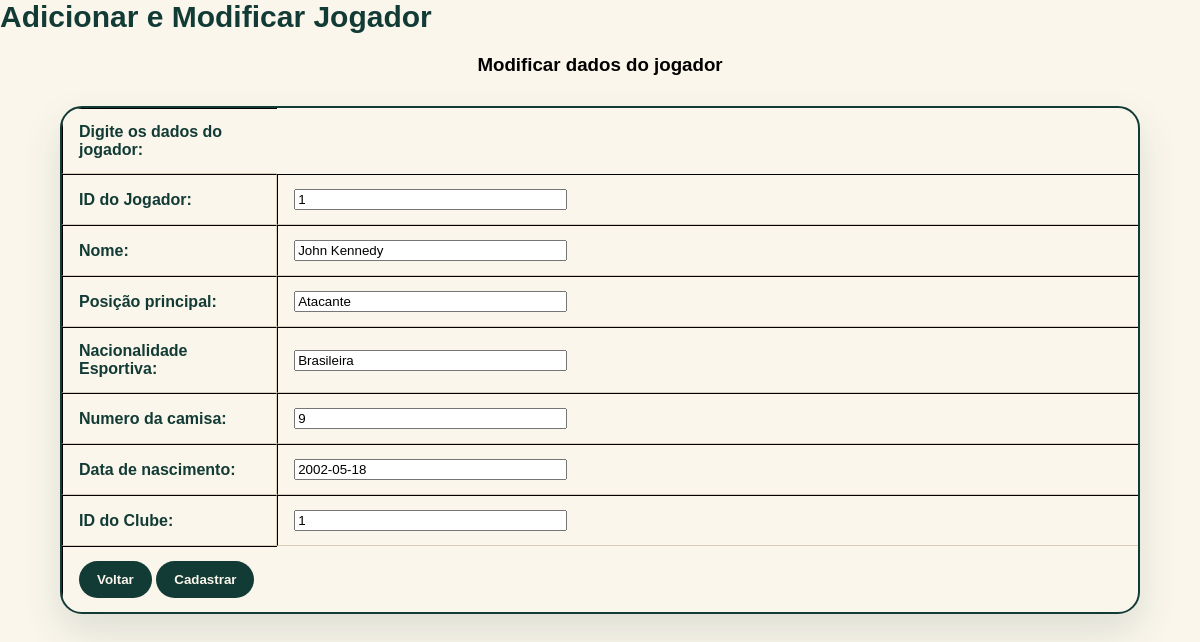
The page /adicionarJogador.php?codigo=1 on the database its author committed.
### tables this page shows
CREATE TABLE IF NOT EXISTS Jogador (
    idJogador INT NOT NULL,
    nome VARCHAR(50) NOT NULL,
    posicaoPrincipal VARCHAR(30) NOT NULL,
    nacionalidadeEsportiva VARCHAR(30) NOT NULL,
    numeroCamisa DECIMAL(2) NULL,
    dataNascimento DATE NOT NULL,
    idClube INT NOT NULL,
    INDEX fk_Jogador_Clube1_idx (idClube ASC) VISIBLE,
    PRIMARY KEY (idJogador),
    CONSTRAINT fk_Jogador_Clube1 FOREIGN KEY (idClube) REFERENCES Clube (idClube) ON DELETE RESTRICT ON UPDATE NO ACTION
);

### adicionarJogador.php (the view, shortened to what this page needs)
<html>
    <head>
    </head>
    <body>
        <h1 id="titulo">Adicionar e Modificar Jogador</h1>
        <form action="addJogador.php" method="POST">
            <?php
                if(isset($_GET["codigo"])){
                    include("./config.php");
                    $con = mysqli_connect($host, $login, $senha, $bd);
            ?>
            <center>
                <h3 id="tituloModificar">Modificar dados do jogador</h3>
            </center>
            <?php
                $sql = "SELECT * FROM jogador WHERE idJogador = ".$_GET["codigo"];
                $result = mysqli_query($con, $sql);
                $vetor = mysqli_fetch_array($result, MYSQLI_ASSOC);
            ?>
            <?php
                }else{
            ?>
            <center>
                <h3 id="tituloAdicionar">Adicionar jogador</h3>
            </center>
            <?php
                }
            ?>
            <table border = "1" cellspace = "0" class="tabela">
                <tr>
                    <td>
                        <font size = "3"> Digite os dados do jogador: </font>
                    </td>
                </tr>
                <tr>
                    <td width = 20%>
                        <font size = "3"> ID do Jogador: </font>
                    </td>
                    <td colspan="2" width = 80%>
                        <input type = "text" name = "idJogador" maxlenght = "50" value = "<?php echo @$vetor["idJogador"] ?>" maxlength="50" size="31">
                    </td>
                </tr>
                <tr>
                    <td width = 20%>
                        <font size = "3"> Nome: </font>
                    </td>
                    <td colspan="2" width = 80%>
                        <input type = "text" name = "nome" maxlenght = "50" value = "<?php echo @$vetor["nome"] ?>" maxlength="50" size="31">
                    </td>
                </tr>
                <tr>
                    <td width = 20%>
                        <font size = "3"> Posição principal: </font>
                    </td>
                    <td colspan="2" width = 80%>
                        <input type = "text" name = "posicaoPrincipal" maxlenght = "50" value = "<?php echo @$vetor["posicaoPrincipal"] ?>" maxlength="50" size="31">
                    </td>
                </tr>
                <tr>
                    <td width = 20%>
                        <font size = "3"> Nacionalidade Esportiva: </font>
                    </td>
                    <td colspan="2" width = 80%>
                        <input type = "text" name = "nacionalidadeEsportiva" maxlenght = "50" value = "<?php echo @$vetor["nacionalidadeEsportiva"] ?>" maxlength="50" size="31">
                    </td>
                </tr>
                <tr>
                    <td width = 20%>
                        <font size = "3"> Numero da camisa: </font>
                    </td>
                    <td colspan="2" width = 80%>
                        <input type = "text" name = "numeroCamisa" maxlenght = "50" value = "<?php echo @$vetor["numeroCamisa"] ?>" maxlength="50" size="31">
                    </td>
                </tr>
                <tr>
                    <td width = 20%>
                        <font size = "3"> Data de nascimento: </font>
                    </td>
                    <td colspan="2" width = 80%>
                        <input type = "text" name = "dataNascimento" maxlenght = "50" value = "<?php echo @$vetor["dataNascimento"] ?>" maxlength="50" size="31">
                    </td>
                </tr>
                <tr>
                    <td width = 20%>
                        <font size = "3"> ID do Clube: </font>
                    </td>
                    <td colspan="2" width = 80%>
                        <input type = "text" name = "idClube" maxlenght = "50" value = "<?php echo @$vetor["idClube"] ?>" maxlength="50" size="31">
                    </td>
                </tr>
                <tr>
                    <td>
                        <input type="button" value="Voltar" onclick="location.href='index.php'">
                        <input type="submit" value="Cadastrar">
                    </td>
                </tr>
            </table>
        </form>
    </body>
</html>

### adicionarJogador.php (style rules this page uses)
body { background-color: #FAF6EB; margin: 0; padding: 0; font-family: sans-serif; }
#titulo { color: #123B35; font-size: 30px; }
.tabela { width: 90%; margin: 30px auto; border-collapse: separate; border-spacing: 0; background-color: #FAF6EB; border: 2px solid #123B35; border-radius: 22px; overflow: hidden; box-shadow: 0 18px 40px rgba(18, 59, 53, 0.12); }
.tabela td, .tabela th { padding: 14px 16px; border-bottom: 1px solid #D8CDB8; border-right: 1px solid #D8CDB8; color: #123B35; font-weight: 600; }
.tabela td:last-child, .tabela th:last-child { border-right: none; }
.tabela tr:last-child td { border-bottom: none; }
input[type="button"], input[type="submit"] { background-color: #123B35; color: #FAF6EB; padding: 11px 18px; border: none; border-radius: 999px; cursor: pointer; font-weight: bold; transition: 0.2s; }

### rows shown on the page
jogador: idJogador "1", nome "John Kennedy", posicaoPrincipal "Atacante", nacionalidadeEsportiva "Brasileira", numeroCamisa "9", dataNascimento "2002-05-18", idClube "1"
